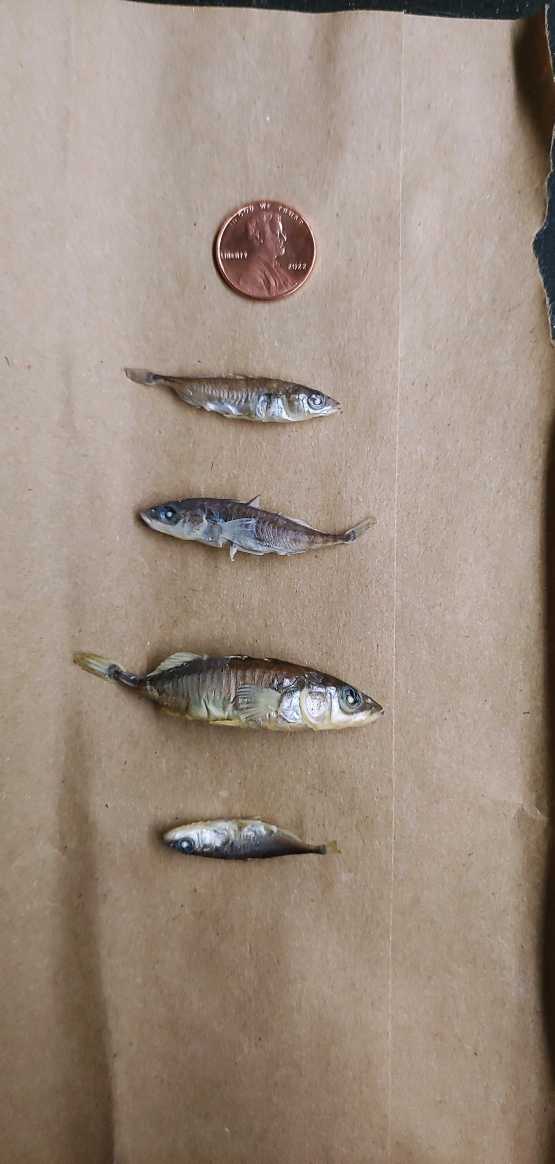
#> input picture Images/test.jpg, 2218 x 4656 px (shown at 1/4 size)
$ python -i process.py   (imports and definitions only)
#> lines starting #> are read from the running program, lines starting #| are printed output that depends on the picture; after the words box and inside, x2 and y2 are one past the last pixel; in counts of white or black regions, pixels touching at a corner belong together
#> further down, picture is the input picture: shape (4656, 2218, 3); mean B, G, R 129.4, 142, 157.8
import numpy as np
import cv2

def ResizeWithAspectRatio(image, width=None, height=None, inter=cv2.INTER_AREA):
#> called with height = 720, inter = 3
    dim = None
    (h, w) = image.shape[:2]
#> h = 4656; w = 2218

    if width is None and height is None:
        return image
    if width is None:
        r = height / float(h)
#> r = 0.155
        dim = (int(w * r), height)
#> dim = (342, 720)
    else:
        r = width / float(w)
        dim = (width, int(h * r))

    return cv2.resize(image, dim, interpolation=inter)
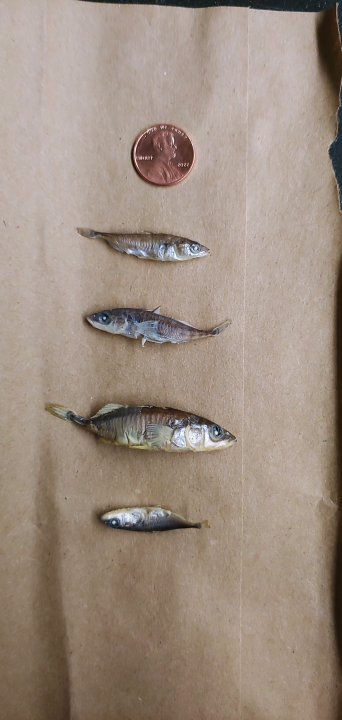
#> returned value: shape (720, 342, 3); mean of channels 0, 1, 2 129.4, 142, 157.8; drawn as B, G, R

def edge(input_image):
    image = input_image
    image = ResizeWithAspectRatio(image, height=720)
    image = cv2.medianBlur(image, 3, 0)
    image = cv2.Canny(image,100,200,1)
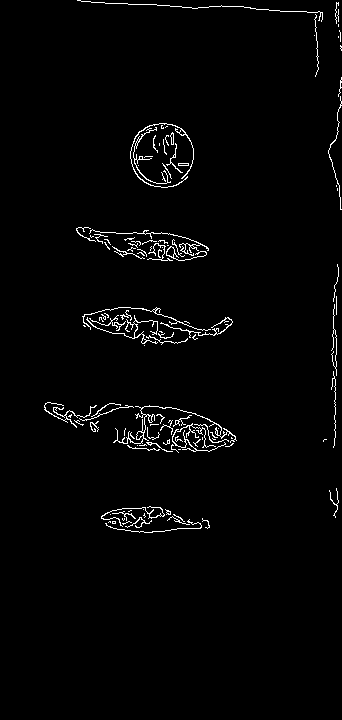
#> image: shape (720, 342); 2% white in thin lines or dots, all inside (x1, y1, x2, y2) = (44, 0, 342, 533)
    image = cv2.dilate(image, None, iterations=4)
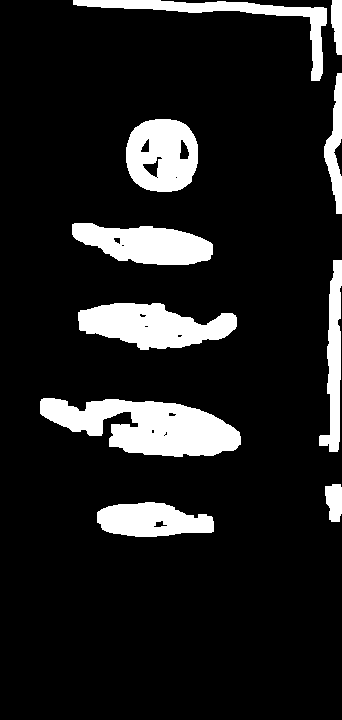
#> image: shape (720, 342); 12.6% white; 10 white regions, largest, box (x1, y1, x2, y2) and area: (40, 398, 241, 457) 7399, (78, 303, 237, 350) 4861, (126, 119, 198, 192) 4065
    image = cv2.erode(image, None, iterations=4)
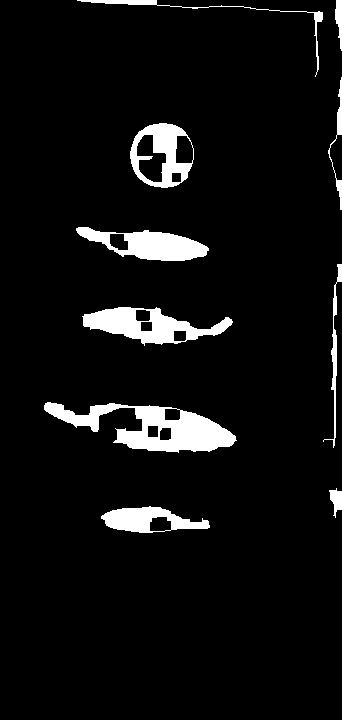
#> image: shape (720, 342); 6.2% white; 10 white regions, largest, box (x1, y1, x2, y2) and area: (44, 402, 237, 453) 4399, (82, 307, 233, 346) 2781, (76, 227, 209, 261) 2404
    return image

>>> import cv2
>>> picture = cv2.imread('Images/test.jpg')
>>> result = edge(picture)
